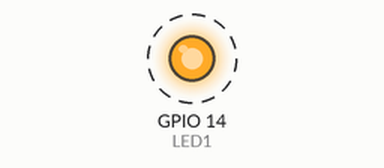
Bench run of a sketch on a simulated ESP32. On the bench: output pins drawn as LEDs (lit = HIGH). Dashed ring = blinking. What the sketch prints to the serial monitor is not drawn.

Above: at 0.5 s.
Timing chart, 0 to 4.6 s (numbered marks = the images above):
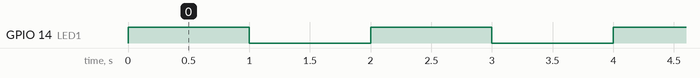

The sketch:

ESP32_MoveCore.ino
```cpp
/*
 * This sketch moves the blink sketch from Core 1 in loop to Core 0
 */

#define LED1 14

TaskHandle_t Task1;

void codeForTask1( void * parameter )
{
  for (;;) {
    Serial.print("This Task runs on Core: ");
    Serial.println(xPortGetCoreID());

    digitalWrite(LED1, HIGH);   // turn the LED on (HIGH is the voltage level)
    delay(1000);                       // wait for a second
    digitalWrite(LED1, LOW);    // turn the LED off by making the voltage LOW
    delay(1000);                       // wait for a second
  }
}

void setup() {
  Serial.begin(115200);
  pinMode(LED1, OUTPUT);

  xTaskCreatePinnedToCore(
    codeForTask1,            /* Task function. */
    "Task_1",                 /* name of task. */
    1000,                    /* Stack size of task */
    NULL,                     /* parameter of the task */
    1,                        /* priority of the task */
    &Task1,                   /* Task handle to keep track of created task */
    0);                       /* Core */
}

// the loop function runs over and over again forever
void loop() {
  delay(1000);
}
```

Measured:
- by itself, GPIO 14 (LED1): alternates HIGH for 1.0 s and LOW for 1.0 s
